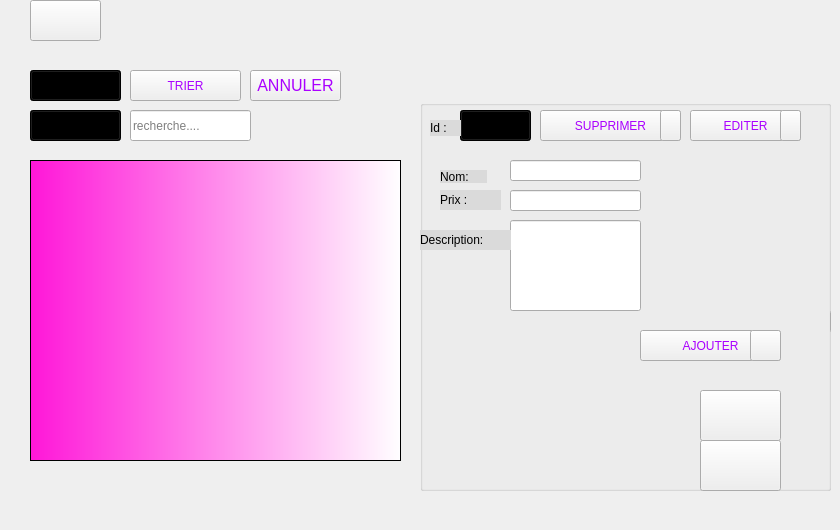
      <widget class="QWidget" name="tab_4">
       <attribute name="title">
        <string>Menu</string>
       </attribute>
       <widget class="QTableView" name="menu_tab">
        <property name="geometry">
         <rect>
          <x>30</x>
          <y>160</y>
          <width>371</width>
          <height>301</height>
         </rect>
        </property>
        <property name="styleSheet">
         <string notr="true">background-color: qlineargradient(spread:repeat, x1:0, y1:0, x2:1, y2:0, stop:0 rgba(255, 22, 216, 255), stop:1 rgba(255, 255, 255, 255));




</string>
        </property>
        <attribute name="horizontalHeaderDefaultSectionSize">
         <number>80</number>
        </attribute>
       </widget>
       <widget class="QGroupBox" name="groupBox_4">
        <property name="geometry">
         <rect>
          <x>420</x>
          <y>100</y>
          <width>411</width>
          <height>391</height>
         </rect>
        </property>
        <property name="title">
         <string/>
        </property>
        <widget class="QLabel" name="nom_label_3">
         <property name="geometry">
          <rect>
           <x>20</x>
           <y>70</y>
           <width>47</width>
           <height>13</height>
          </rect>
         </property>
         <property name="styleSheet">
          <string notr="true">    background-color: rgb(218, 218, 218);
font: 75 12pt &quot;MS Shell Dlg 2&quot;;</string>
         </property>
         <property name="text">
          <string>Nom:</string>
         </property>
        </widget>
        <widget class="QPushButton" name="ajouter_B_3">
         <property name="geometry">
          <rect>
           <x>410</x>
           <y>210</y>
           <width>75</width>
           <height>23</height>
          </rect>
         </property>
         <property name="text">
          <string>Ajouter</string>
         </property>
        </widget>
        <widget class="QLineEdit" name="nomME_LE">
         <property name="geometry">
          <rect>
           <x>90</x>
           <y>60</y>
           <width>131</width>
           <height>21</height>
          </rect>
         </property>
        </widget>
        <widget class="QLineEdit" name="prixME_LE">
         <property name="geometry">
          <rect>
           <x>90</x>
           <y>90</y>
           <width>131</width>
           <height>21</height>
          </rect>
         </property>
        </widget>
        <widget class="QLabel" name="prix_label_2">
         <property name="geometry">
          <rect>
           <x>20</x>
           <y>90</y>
           <width>61</width>
           <height>20</height>
          </rect>
         </property>
         <property name="styleSheet">
          <string notr="true">    background-color: rgb(218, 218, 218);
font: 75 12pt &quot;MS Shell Dlg 2&quot;;</string>
         </property>
         <property name="text">
          <string>Prix :</string>
         </property>
        </widget>
        <widget class="QLineEdit" name="descME_LE">
         <property name="geometry">
          <rect>
           <x>90</x>
           <y>120</y>
           <width>131</width>
           <height>91</height>
          </rect>
         </property>
        </widget>
        <widget class="QLabel" name="prix_label_4">
         <property name="geometry">
          <rect>
           <x>0</x>
           <y>130</y>
           <width>91</width>
           <height>20</height>
          </rect>
         </property>
         <property name="styleSheet">
          <string notr="true">    background-color: rgb(218, 218, 218);
font: 75 12pt &quot;MS Shell Dlg 2&quot;;</string>
         </property>
         <property name="text">
          <string>Description:</string>
         </property>
        </widget>
        <widget class="QPushButton" name="pushButton_9">
         <property name="geometry">
          <rect>
           <x>220</x>
           <y>230</y>
           <width>141</width>
           <height>31</height>
          </rect>
         </property>
         <property name="styleSheet">
          <string notr="true">color:#aa00ff;
font: 75 12pt &quot;MS Shell Dlg 2&quot;;</string>
         </property>
         <property name="text">
          <string>AJOUTER</string>
         </property>
        </widget>
        <widget class="QComboBox" name="idListME_CB">
         <property name="geometry">
          <rect>
           <x>40</x>
           <y>10</y>
           <width>71</width>
           <height>31</height>
          </rect>
         </property>
         <property name="styleSheet">
          <string notr="true">background-color: qlineargradient(spread:repeat, x1:0, y1:0, x2:1, y2:0, stop:0 rgba(255, 22, 216, 255), stop:1 rgba(255, 255, 255, 255));

</string>
         </property>
        </widget>
        <widget class="QPushButton" name="ListDeleteME_B">
         <property name="geometry">
          <rect>
           <x>120</x>
           <y>10</y>
           <width>141</width>
           <height>31</height>
          </rect>
         </property>
         <property name="styleSheet">
          <string notr="true">color:#aa00ff;
font: 75 12pt &quot;MS Shell Dlg 2&quot;;
</string>
         </property>
         <property name="text">
          <string>SUPPRIMER</string>
         </property>
        </widget>
        <widget class="QPushButton" name="ListEditME_B">
         <property name="geometry">
          <rect>
           <x>270</x>
           <y>10</y>
           <width>111</width>
           <height>31</height>
          </rect>
         </property>
         <property name="styleSheet">
          <string notr="true">color:#aa00ff;
font: 75 12pt &quot;MS Shell Dlg 2&quot;;
</string>
         </property>
         <property name="text">
          <string>EDITER</string>
         </property>
        </widget>
        <widget class="QLabel" name="label_4">
         <property name="geometry">
          <rect>
           <x>10</x>
           <y>20</y>
           <width>31</width>
           <height>16</height>
          </rect>
         </property>
         <property name="styleSheet">
          <string notr="true">    background-color: rgb(218, 218, 218);
font: 75 12pt &quot;MS Shell Dlg 2&quot;;</string>
         </property>
         <property name="text">
          <string>Id :</string>
         </property>
        </widget>
        <widget class="QPushButton" name="pushButton_15">
         <property name="geometry">
          <rect>
           <x>330</x>
           <y>230</y>
           <width>31</width>
           <height>31</height>
          </rect>
         </property>
         <property name="styleSheet">
          <string notr="true">image: url(:/resource/plus (1).png);</string>
         </property>
         <property name="text">
          <string/>
         </property>
        </widget>
        <widget class="QPushButton" name="pushButton_16">
         <property name="geometry">
          <rect>
           <x>240</x>
           <y>10</y>
           <width>21</width>
           <height>31</height>
          </rect>
         </property>
         <property name="styleSheet">
          <string notr="true">image: url(:/resource/cancel (1).png);</string>
         </property>
         <property name="text">
          <string/>
         </property>
        </widget>
        <widget class="QPushButton" name="pushButton_17">
         <property name="geometry">
          <rect>
           <x>360</x>
           <y>10</y>
           <width>21</width>
           <height>31</height>
          </rect>
         </property>
         <property name="styleSheet">
          <string notr="true">image: url(:/resource/edit .png);</string>
         </property>
         <property name="text">
          <string/>
         </property>
        </widget>
        <widget class="QPushButton" name="exporterXM">
         <property name="geometry">
          <rect>
           <x>280</x>
           <y>290</y>
           <width>81</width>
           <height>51</height>
          </rect>
         </property>
         <property name="styleSheet">
          <string notr="true">image: url(:/resource/excel (2).png);

</string>
         </property>
         <property name="text">
          <string/>
         </property>
        </widget>
        <widget class="QPushButton" name="exporterM">
         <property name="geometry">
          <rect>
           <x>280</x>
           <y>340</y>
           <width>81</width>
           <height>51</height>
          </rect>
         </property>
         <property name="styleSheet">
          <string notr="true">image: url(:/resource/printer.png);

</string>
         </property>
         <property name="text">
          <string/>
         </property>
        </widget>
       </widget>
       <widget class="QLabel" name="labelmessage2">
        <property name="geometry">
         <rect>
          <x>50</x>
          <y>490</y>
          <width>421</width>
          <height>31</height>
         </rect>
        </property>
        <property name="styleSheet">
         <string notr="true">color: #aa00ff;
font: 75 italic 14pt &quot;MS Sans Serif&quot;;</string>
        </property>
        <property name="text">
         <string/>
        </property>
       </widget>
       <widget class="QPushButton" name="pushButton_2">
        <property name="geometry">
         <rect>
          <x>30</x>
          <y>0</y>
          <width>71</width>
          <height>41</height>
         </rect>
        </property>
        <property name="styleSheet">
         <string notr="true">image: url(:/resource/login.png);</string>
        </property>
        <property name="text">
         <string/>
        </property>
       </widget>
       <widget class="QLineEdit" name="chercher_2">
        <property name="geometry">
         <rect>
          <x>130</x>
          <y>110</y>
          <width>121</width>
          <height>31</height>
         </rect>
        </property>
        <property name="placeholderText">
         <string>recherche....</string>
        </property>
       </widget>
       <widget class="QComboBox" name="listechercher_2">
        <property name="geometry">
         <rect>
          <x>30</x>
          <y>110</y>
          <width>91</width>
          <height>31</height>
         </rect>
        </property>
        <property name="styleSheet">
         <string notr="true">background-color: qlineargradient(spread:repeat, x1:0, y1:0, x2:1, y2:0, stop:0 rgba(255, 22, 216, 255), stop:1 rgba(255, 255, 255, 255));
</string>
        </property>
        <item>
         <property name="text">
          <string>nom</string>
         </property>
        </item>
        <item>
         <property name="text">
          <string>prix</string>
         </property>
        </item>
       </widget>
       <widget class="QComboBox" name="listtrier_2">
        <property name="geometry">
         <rect>
          <x>30</x>
          <y>70</y>
          <width>91</width>
          <height>31</height>
         </rect>
        </property>
        <property name="styleSheet">
         <string notr="true">background-color: qlineargradient(spread:repeat, x1:0, y1:0, x2:1, y2:0, stop:0 rgba(255, 22, 216, 255), stop:1 rgba(255, 255, 255, 255));
</string>
        </property>
        <item>
         <property name="text">
          <string>nom</string>
         </property>
        </item>
        <item>
         <property name="text">
          <string>prix</string>
         </property>
        </item>
        <item>
         <property name="text">
          <string>description</string>
         </property>
        </item>
       </widget>
       <widget class="QPushButton" name="trier_2">
        <property name="geometry">
         <rect>
          <x>130</x>
          <y>70</y>
          <width>111</width>
          <height>31</height>
         </rect>
        </property>
        <property name="styleSheet">
         <string notr="true">color:#aa00ff;
font: 75 12pt &quot;MS Shell Dlg 2&quot;;
</string>
        </property>
        <property name="text">
         <string>TRIER</string>
        </property>
       </widget>
       <widget class="QPushButton" name="pushButton_10">
        <property name="geometry">
         <rect>
          <x>250</x>
          <y>70</y>
          <width>91</width>
          <height>31</height>
         </rect>
        </property>
        <property name="font">
         <font>
          <family>MS Shell Dlg 2</family>
          <pointsize>12</pointsize>
          <weight>9</weight>
          <italic>false</italic>
          <bold>false</bold>
         </font>
        </property>
        <property name="styleSheet">
         <string notr="true">color:#aa00ff;
font: 75 12pt &quot;MS Shell Dlg 2&quot;;
</string>
        </property>
        <property name="text">
         <string>ANNULER</string>
        </property>
       </widget>
      </widget>
